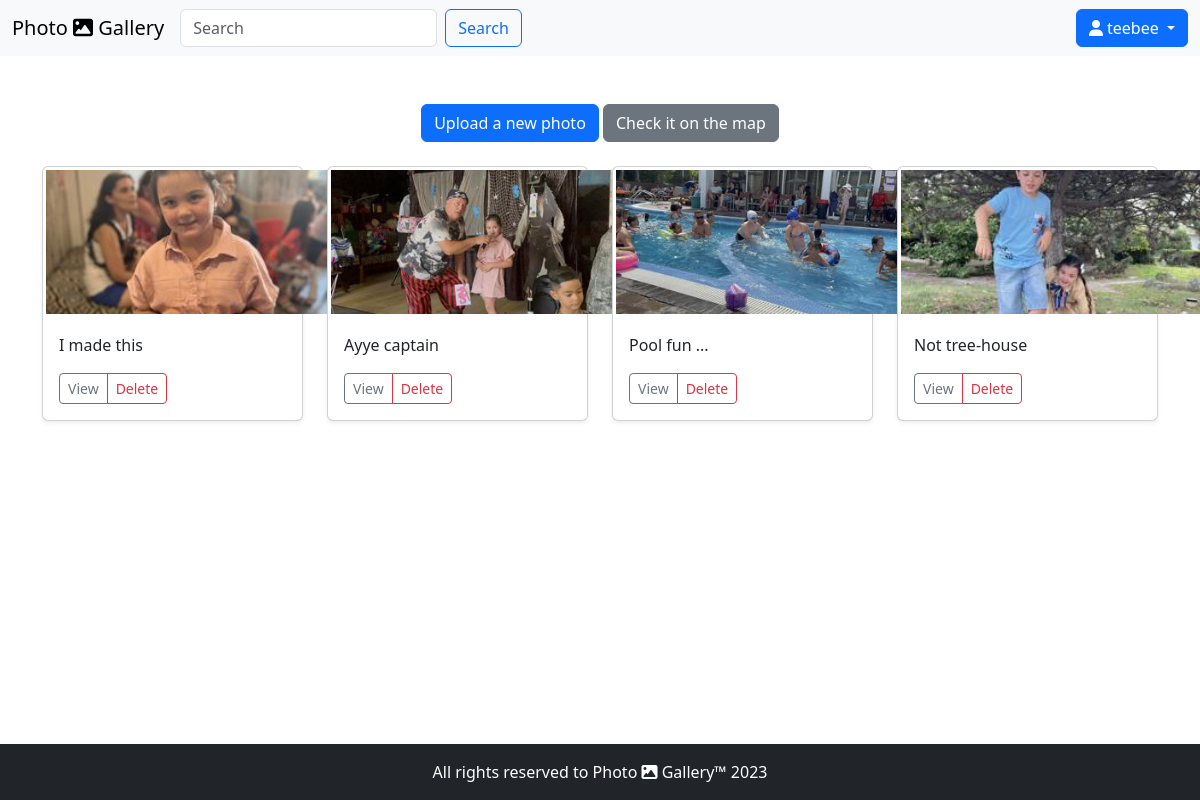
The page /album/1/ (signed in) on the database its author committed.
### base/models.py (models this page shows, shortened)
class Photo(models.Model):
    title = models.CharField(max_length=70)
    image = models.ImageField()
    date = models.DateField(auto_now_add=True)
    latitude = models.FloatField(blank=True, null=True)
    longitude = models.FloatField(blank=True, null=True)
    thumbnail = models.ImageField(blank=True, null=True)
    album = models.ForeignKey(Album, on_delete=models.CASCADE)

### base/views.py (the view)
# urls.py: path("album/<pk>/", views.album, name="album"),
@login_required(login_url="login")
def album(request, pk):
    album = Album.objects.get(id=pk)
    photos = album.photo_set.all()
    context = {"photos": photos, "album": album}
    return render(request, "album.html", context)

### templates/album.html (shortened to what this page needs)
{% extends "base.html" %}
{% load static %}
{% block content %}
    <div class="row text-center">
        <div class="col-lg-12">
            <a href="{% url 'upload' %}" class="btn btn-primary float-right mt-4">Upload a new photo</a>
            <a href="/map/{{ album.id }}/"
               class="btn btn-secondary float-right mt-4">Check it on the map</a>
        </div>
    </div>
    <div class="row">
        {% for photo in photos %}
            <div class="col-lg-3 col-md-6 col-sm-12 mt-4">
                <div class="card shadow-sm">
                    <a data-fancybox="gallery" href="{{ photo.image.url }}">
                        <img src="{{ photo.thumbnail.url }}"
                             width="305px"
                             height="150px"
                             alt="{{ photo.title }}"
                             style="object-fit:cover;
                                    padding:3px">
                    </a>
                    <div class="card-body">
                        <p class="card-text">{{ photo.title }}</p>
                        <div class="d-flex justify-content-between align-items-center">
                            <div class="btn-group">
                                <button type="button" class="btn btn-sm btn-outline-secondary">View</button>
                                <a href="/{{ photo.id }}/delete/" class="btn btn-sm btn-outline-danger">Delete</a>
                            </div>
                        </div>
                    </div>
                </div>
            </div>
        {% endfor %}
    </div>
{% endblock %}

### templates/base.html (shortened to what this page needs)
{% load static %}
<!DOCTYPE html>
<html lang="en">
    <head>
        <link rel="stylesheet"
              href="https://cdn.jsdelivr.net/npm/bootstrap@5.3.1/dist/css/bootstrap.min.css">
        <link rel="stylesheet"
              href="https://cdn.jsdelivr.net/npm/@fancyapps/ui@5.0/dist/fancybox/fancybox.css" />
        <link rel="stylesheet"
              href="https://unpkg.com/leaflet@1.9.4/dist/leaflet.css"
 />
        <link rel="stylesheet"
              href="https://cdnjs.cloudflare.com/ajax/libs/font-awesome/6.4.2/css/all.min.css"
 />
    </head>
    <body class="d-flex flex-column h-100">
        <nav class="navbar navbar-expand-lg bg-light">
            <div class="container-fluid">
                <div class="collapse navbar-collapse" id="navbarTogglerDemo01">
                    <a class="navbar-brand" href="{% url 'index' %}">Photo <i class="fa-solid fa-image"></i> Gallery</a>
                    {% if user.is_authenticated %}
                        <ul class="navbar-nav me-auto mb-2 mb-lg-0">
                            <form class="d-flex d-inline">
                                <input class="form-control me-2 w-100" type="search" placeholder="Search" aria-label="Search">
                                <button class="btn btn-outline-primary" type="submit">Search</button>
                            </form>
                        </ul>
                        <div class="btn-group">
                            <button type="button" class="btn btn-primary dropdown-toggle" data-bs-toggle="dropdown" aria-expanded="false">
                                <i class="fa-solid fa-user"> </i>  {{ user.username }}
                            </button>
                        </div>
                    {% endif %}
                </div>
            </div>
        </nav>
        <main class="flex-shrink-0">
            <br>
            <div class="container">
                {% block content %}{% endblock %}
            </div>
        </main>
        <br>
        <footer class="footer fixed-bottom mb-auto py-3 bg-dark text-white">
            <div class="container text-center">
                <span class="text-white ">All rights reserved to Photo <i class="fa-solid fa-image"></i> Gallery&trade; 2023</span>
            </div>
        </footer>
    </body>
</html>

### rows shown on the page
Photo: thumbnail (picture), title "I made this"
Photo: thumbnail (picture), title "Ayye captain"
Photo: thumbnail (picture), title "Pool fun ..."
Photo: thumbnail (picture), title "Not tree-house"

### other values the page prints
{{ user.username }} "teebee"
